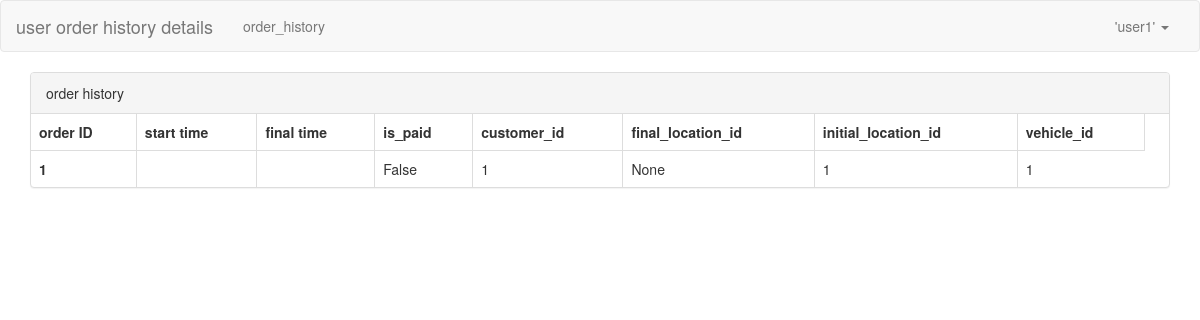
/order_history/1/details/ (signed in), run on an earlier commit of the app's database.
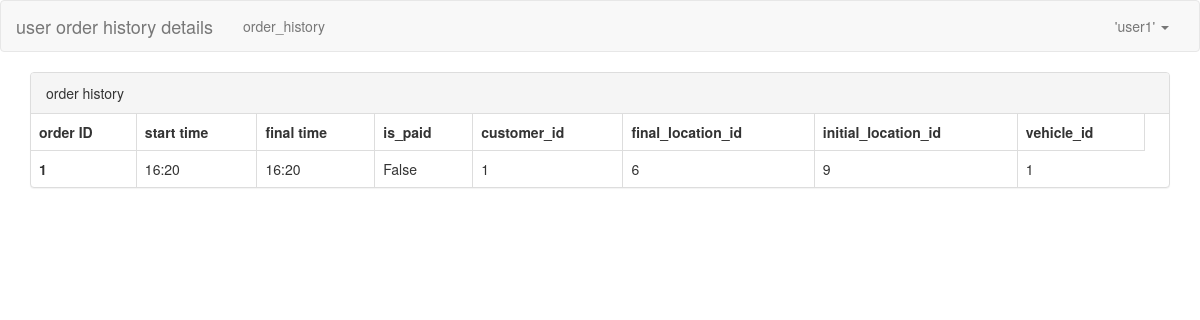
And on a later commit of the database.
### locations/models.py (models this page shows)
class Order(models.Model):
    customer = models.ForeignKey(CustomUser, on_delete=models.CASCADE)
    vehicle = models.ForeignKey(Vehicle, on_delete=models.CASCADE)
    initial_time = models.DateTimeField(auto_now_add=True)
    cost = models.DecimalField(max_digits=6, decimal_places=2, null = True, default=None)
    final_time = models.DateTimeField(null = True)
    initial_location = models.ForeignKey(Location, on_delete=models.CASCADE, null=False, related_name='start')
    final_location = models.ForeignKey(Location, on_delete=models.CASCADE, null=True, related_name='end')
    is_paid = models.BooleanField(default=False)

### locations/views.py (the view)
# urls.py: path('order_history/<int:nid>/details/', views.order_detail),
def order_detail(request,nid):
    queryset = models.Order.objects.filter(id=nid)
    return render(request, 'locations/order_detail.html', {'queryset':queryset})

### templates/locations/order_detail.html (shortened to what this page needs)
{% load static %}
<!DOCTYPE html>
<html lang="en">
<head>
    <link rel="stylesheet" href="{% static 'plugins/bootstrap-3.4.1/css/bootstrap.min.css' %}">
</head>
<body>
  <nav class="navbar navbar-default">
    <div class="container-fluid">
      <div class="navbar-header">
        <a class="navbar-brand" href="#">user order history details</a>
      </div>
      <div class="collapse navbar-collapse" id="bs-example-navbar-collapse-1">
        <ul class="nav navbar-nav">
          <li><a href="/order_history">order_history</a></li>
        </ul>
        <ul class="nav navbar-nav navbar-right">
          <li class="dropdown">
            <a href="#" class="dropdown-toggle" data-toggle="dropdown" role="button" aria-haspopup="true"
               aria-expanded="false">'{{user.username}}' <span class="caret"></span></a>
          </li>
        </ul>
      </div>
    </div>
  </nav>
  <div>
      <div class="container">
        <div class="panel panel-default">
      <div class="panel-heading">order history</div>
      <table class="table table-bordered">
        <thead>
          <tr>
            <th>order ID</th>
            <th>start time</th>
            <th>final time</th>
            <th>is_paid</th>
            <th>customer_id</th>
            <th>final_location_id</th>
            <th>initial_location_id</th>
            <th>vehicle_id</th>
            <th></th>
          </tr>
        </thead>
        <tbody>
          {% for obj in queryset %}
          {% if obj.customer_id == user.id %}
          <tr>
            <th>{{obj.id}}</th>
            <td>{{ obj.initial_time|date:"H:i" }}</td>
            <td>{{ obj.final_time|date:"H:i" }}</td>
            <td>{{ obj.is_paid }}</td>
            <td>{{ obj.customer_id }}</td>
            <td>{{ obj.final_location_id }}</td>
            <td>{{ obj.initial_location_id }}</td>
            <td>{{ obj.vehicle_id }}</td>
          </tr>
          {% endif%}
          {% endfor %}
        </tbody>
      </table>
    </div>
      </div>
  </div>
</body>
</html>

What changed in the data, as far as the page shows it:
changed Order "False": initial_time (not shown) → "16:20"; final_time (not shown) → "16:20"; final_location_id "None" → "6"; initial_location_id "1" → "9"
